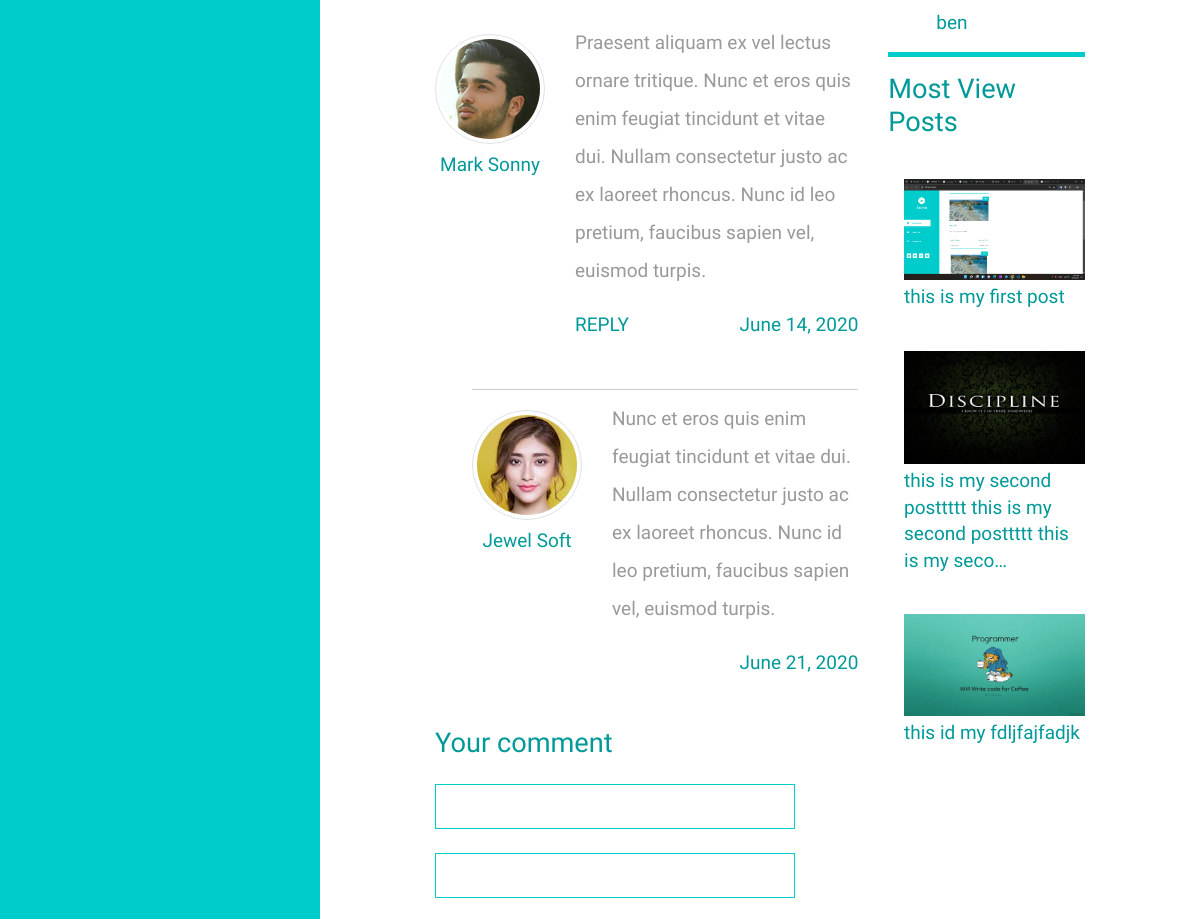
Page /single_post/7 (middle part) on the earlier database version.
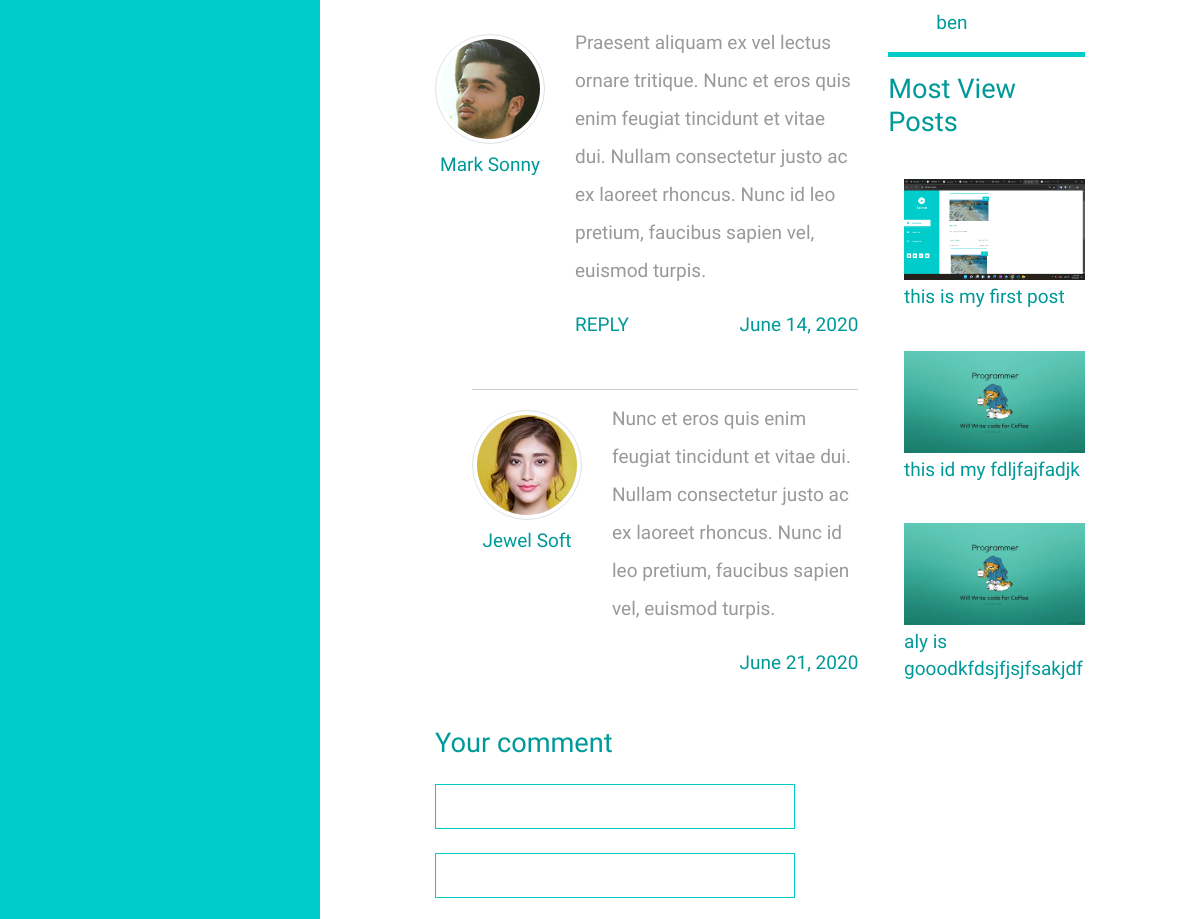
Same page on the later database version.
### blog_app/models.py (models this page shows, shortened)
class Post(models.Model):
    class Status(models.TextChoices):
        DRAFT = 'DF', 'Draft'
        PUBLISHED = 'PB','Published'
    image = models.ImageField(upload_to='blog/img/',default='blog/img/defult.jpg')
    title = models.CharField(max_length=250)
    slug = models.SlugField(max_length=250)
    author = models.ForeignKey(User,on_delete=models.CASCADE,related_name='blog_posts')
    body = models.TextField()
    views = models.PositiveIntegerField(default=0)
    created = models.DateTimeField(auto_now_add=True)
    publish = models.DateTimeField(default=timezone.now)
    updated = models.DateTimeField(auto_now=True)
    status = models.CharField(max_length=2,
                          choices=Status.choices,
                          default=Status.DRAFT
            )
    tags = TaggableManager()
    class Meta:
        ordering = ['-publish']
        indexes = [
            models.Index(fields=['-publish']),
        ]

### blog_app/views.py (the view)
# urls.py: path('single_post/<int:id>',single_post,name= 'single_post'),
def single_post(request,id=id):
    post = get_object_or_404(Post,id=id,status=Post.Status.PUBLISHED)
    tags = post.tags.all()
    all_tags = Tag.objects.all()
    if not request.COOKIES.get(f'post_{id}_viewed'):
        post.views +=1
        post.save()
    response = render(request, 'blog/post.html', {'post': post, 'tags': tags, 'all_tags': all_tags})
    response.set_cookie(f'post_{id}_viewed', 'true', max_age=1200)
    return response

### blog_app/templatetags/blog_tags.py (called while the page is built)
@register.inclusion_tag('blog/Include/most_view.html')
def most_view():
    posts = Post.objects.filter(status=Post.Status.PUBLISHED).order_by('views')[:3]
    return {'posts':posts}

### templates/blog/post.html (shortened to what this page needs)
{% extends 'blog/base.html' %}
{% load static %}
    {% block content %}
    <div class="container-fluid">
        <main class="tm-main">
            <div class="row tm-row">
                <div class="col-lg-8 tm-post-col">
                    <div class="tm-post-full">
                        <div>
                            <div class="tm-comment tm-mb-45">
                                <figure class="tm-comment-figure">
                                    <img src="{% static 'blog/img/comment-1.jpg' %}" alt="Image" class="mb-2 rounded-circle img-thumbnail">
                                    <figcaption class="tm-color-primary text-center">Mark Sonny</figcaption>
                                </figure>
                                <div>
                                    <p>
                                        Praesent aliquam ex vel lectus ornare tritique. Nunc et eros
                                        quis enim feugiat tincidunt et vitae dui. Nullam consectetur
                                        justo ac ex laoreet rhoncus. Nunc id leo pretium, faucibus
                                        sapien vel, euismod turpis.
                                    </p>
                                    <div class="d-flex justify-content-between">
                                        <a href="#" class="tm-color-primary">REPLY</a>
                                        <span class="tm-color-primary">June 14, 2020</span>
                                    </div>
                                </div>
                            </div>
                            <div class="tm-comment-reply tm-mb-45">
                                <hr>
                                <div class="tm-comment">
                                    <figure class="tm-comment-figure">
                                        <img src="{% static 'blog/img/comment-2.jpg' %}" alt="Image" class="mb-2 rounded-circle img-thumbnail">
                                        <figcaption class="tm-color-primary text-center">Jewel Soft</figcaption>
                                    </figure>
                                    <p>
                                        Nunc et eros quis enim feugiat tincidunt et vitae dui.
                                        Nullam consectetur justo ac ex laoreet rhoncus. Nunc
                                        id leo pretium, faucibus sapien vel, euismod turpis.
                                    </p>
                                </div>
                                <span class="d-block text-right tm-color-primary">June 21, 2020</span>
                            </div>
                            <form action="" class="mb-5 tm-comment-form">
                                <h2 class="tm-color-primary tm-post-title mb-4">Your comment</h2>
                                <div class="mb-4">
                                    <input class="form-control" name="name" type="text">
                                </div>
                                <div class="mb-4">
                                    <input class="form-control" name="email" type="text">
                                </div>
                            </form>
                        </div>
                    </div>
                </div>
                {% include 'blog/Include/blog-category.html' %}
            </div>
        {% endblock content %}

### templates/blog/Include/blog-category.html (shortened to what this page needs)
{% load static %}
{% load blog_tags %}
<aside class="col-lg-4 tm-aside-col">
    <div class="tm-post-sidebar">
        {% for tag in all_tags %}
        <ul class="tm-mb-15 pl-5 tm-category-list">
            <li><a href="{% url 'post_blog_tag' tag.slug %}" class="tm-color-primary">{{tag.name}}</a></li>
        </ul>
        {% endfor %}
        {% most_view %}
    </div>
</aside>

### templates/blog/Include/most_view.html
{% load static %}
<div>
    <hr class="mb-3 tm-hr-primary">
    <h2 class="tm-mb-40 tm-post-title tm-color-primary">Most View Posts</h2>
    <a href="#" class="d-block tm-mb-40">
        {% for post in posts %}
        <a href="{% url 'single_post' post.id %}" class="d-block tm-mb-40">
            <figure style="margin: 8%; margin-right: 0;">
                <img src="{{ post.image.url }}" alt="Image" class="mb-1 img-fluid" style="margin-bottom: 2px;">
                <figcaption class="tm-color-primary">{{post.body|truncatechars:70 }}</figcaption>
            </figure>
        </a>
        {% endfor %}
</div>

Differences in the rows shown:
no longer on this page (row edited): Post: image (picture), body "this is my second posttttt this is my second posttttt this is my seco…"
now on this page (row edited): Post: image (picture), body "aly is gooodkfdsjfjsjfsakjdf"
